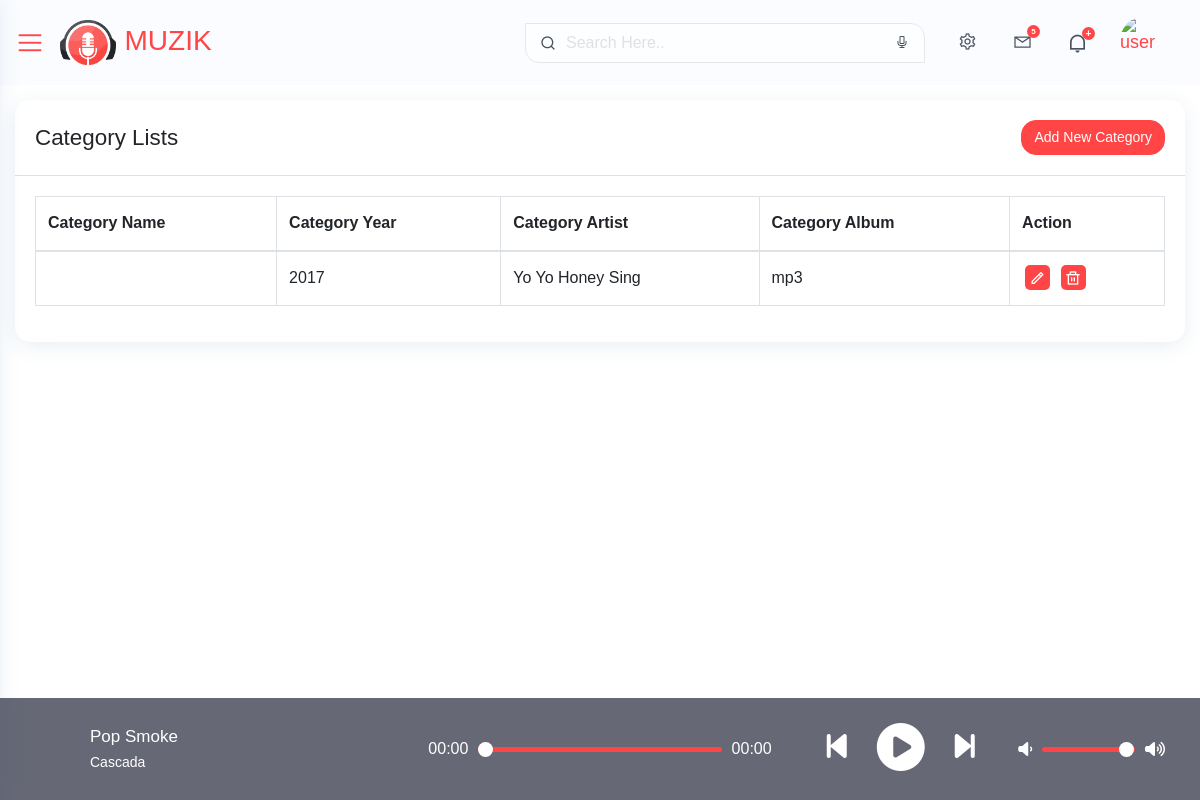
/admin-sound/admin-category.php, run on the app's committed database.
### tables this page shows
CREATE TABLE `categories` (
  `c_id` int(11) NOT NULL,
  `c_name` varchar(255) NOT NULL,
  `c_year` varchar(255) NOT NULL,
  `c_artist` varchar(255) NOT NULL,
  `c_album` varchar(255) NOT NULL
);

### admin-sound/admin-category.php (the view, shortened to what this page needs)
<?php
include("includes/header.php");
include("config.php");
?>
<link rel="stylesheet" href="css/dataTables.bootstrap4.min.css">
   <div class="wrapper">
      <div class="iq-top-navbar">
         <div class="iq-navbar-custom">
            <nav class="navbar navbar-expand-lg navbar-light p-0">
               <div class="iq-menu-bt d-flex align-items-center">
                  <div class="wrapper-menu">
                     <div class="main-circle"><i class="las la-bars"></i></div>
                  </div>
                  <div class="iq-navbar-logo d-flex justify-content-between">
                     <a href="index.php" class="header-logo">
                        <img src="images/logo.png" class="img-fluid rounded-normal" alt="">
                        <div class="pt-2 pl-2 logo-title">
                           <span class="text-primary text-uppercase">Muzik</span>
                        </div>
                     </a>
                  </div>
               </div>
               <div class="collapse navbar-collapse" id="navbarSupportedContent">
                  <ul class="navbar-nav ml-auto navbar-list">
                     <li class="nav-item nav-icon">
                        <div class="iq-search-bar">
                           <form action="#" class="searchbox">
                              <input type="text" class="text search-input" placeholder="Search Here..">
                              <a class="search-link" href="#"><i class="ri-search-line text-black"></i></a>
                              <a class="search-audio" href="#"><i class="las la-microphone text-black"></i></a>
                           </form>
                        </div>
                     </li>
                     <li class="nav-item nav-icon">
                        <a href="#" class="search-toggle iq-waves-effect text-black rounded">
                           <i class="las la-cog"></i>
                        </a>
                     </li>
                     <li class="nav-item nav-icon">
                        <a href="#" class="search-toggle iq-waves-effect text-black rounded">
                           <i class="lar la-envelope"></i>
                           <span class="massage-icon dots badge badge-primary">5</span>
                        </a>
                     </li>
                     <li class="nav-item nav-icon">
                        <a href="#" class="search-toggle iq-waves-effect text-black rounded">
                           <i class="ri-notification-line block"></i>
                           <span class="notice-icon dots badge badge-primary">+</span>
                        </a>
                     </li>
                     <li class="line-height pt-3">
                        <a href="#" class="search-toggle iq-waves-effect d-flex align-items-center">
                           <img src="images/user/11.png" class="img-fluid rounded-circle" alt="user">
                        </a>
                     </li>
                  </ul>
               </div>
            </nav>
         </div>
      </div>
      <div id="content-page" class="content-page">
         <div class="container-fluid">
            <div class="row">
               <div class="col-sm-12">
                  <div class="iq-card">
                     <div class="iq-card-header d-flex justify-content-between">
                        <div class="iq-header-title">
                           <h4 class="card-title">Category Lists</h4>
                        </div>
                        <div class="iq-card-header-toolbar d-flex align-items-center">
                           <a href="admin-add-category.php" class="btn btn-primary">Add New Category</a>
                        </div>
                     </div>
                     <div class="iq-card-body">
                        <div class="table-responsive">
                           <table class="data-tables table table-striped table-bordered" style="width:100%">
                             <thead>
                                 <tr>
                                     <th>Category Name</th>
                                     <th>Category Year</th>
                                     <th>Category Artist</th>
                                     <th>Category Album</th>
                                     <th>Action</th>
                                 </tr>
                             </thead>
                             <tbody>
                              <?php
                              $fetch_cat = "SELECT * FROM categories";
                              $fetch_cat_result = mysqli_query($connection, $fetch_cat);
                              if(mysqli_num_rows($fetch_cat_result) > 0){
                                 while($row = mysqli_fetch_assoc($fetch_cat_result)){
                              ?>
                                 <tr>
                                     <td><?php echo $row['c_genre']?></td>
                                     <td><?php echo $row['c_year']?></td>
                                     <td><?php echo $row['c_artist']?></td>
                                     <td><?php echo $row['c_album']?></td>
                                     <td>
                                        <div class="flex align-items-center list-user-action">
                                          <a class="bg-primary" data-toggle="tooltip" data-placement="top" title="" data-original-title="Edit"  href="category-update.php?c-id=<?php echo $row["c_id"] ?>"><i class="ri-pencil-line"></i></a>
                                          <a class="bg-primary" data-toggle="tooltip" data-placement="top" title="" data-original-title="Trash" href="category-trash.php?c-id=<?php echo $row["c_id"] ?>"><i class="ri-delete-bin-line"></i></a>
                                       </div>
                                     </td>
                                 </tr>
                                 <?php
                                       }
                                    }
                                 ?>
                             </tbody>
                         </table>
                        </div>
                     </div>
                  </div>
               </div>
            </div>
         </div>
      </div>
   </div>
<footer class="iq-footer">
   <div class="container-fluid">
      <div class="row">
         <div class="col-sm-12">
            <div class="player row">
               <div class="details col-6 col-sm-4 col-md-4 col-lg-4">
                  <div class="track-art"></div>
                  <div>
                     <div class="track-name">Pop Smoke </div>
                     <div class="track-artist">Cascada</div>
                  </div>
               </div>
               <div class="slider_container slider_music col-sm-5 col-md-4 col-lg-4">
                  <div class="current-time">00:00</div>
                  <input type="range" min="1" max="100" value="0" class="seek_slider" onchange="seekTo()">
                  <div class="total-duration">00:00</div>
               </div>
               <div class="buttons col-6  col-sm-3 col-md-2  col-lg-2">
                  <div class="prev-track" onclick="prevTrack()"><i class="fa fa-step-backward fa-2x"></i></div>
                  <div class="playpause-track" onclick="playpauseTrack()"><i class="fa fa-play-circle fa-3x"></i></div>
                  <div class="next-track" onclick="nextTrack()"><i class="fa fa-step-forward fa-2x"></i></div>
               </div>
               <div class="slider_container sound col-sm-6 col-md-2  col-lg-2">
                  <i class="fa fa-volume-down"></i>
                  <input type="range" min="1" max="100" value="99" class="volume_slider" onchange="setVolume()">
                  <i class="fa fa-volume-up"></i>
               </div>
            </div>
         </div>
      </div>
   </div>
</footer>
</body>
</html>

### admin-sound/css/typography.css (style rules this page uses)
body { font-family: 'Poppins', sans-serif;font-weight: 400; font-style: normal; font-size: 16px; line-height: 1.8; padding: 0; margin: 0; color: var(--iq-body-text); background: var(--iq-body-bg); }
a, .btn { -webkit-transition: all 0.5s ease-out 0s; -moz-transition: all 0.5s ease-out 0s; -ms-transition: all 0.5s ease-out 0s; -o-transition: all 0.5s ease-out 0s; transition: all 0.5s ease-out 0s; }
a, button, input, btn { outline: medium none !important; }
a { color: var(--iq-primary); }
.rounded-circle { border-radius: 50% !important; }
h1, h2, h3, h4, h5, h6 { font-family: 'Poppins', sans-serif; font-weight: 500; margin: 0px; line-height: 1.5; color: var(--iq-title-text); }
h4 { font-size: 1.400em; }
.table-striped tbody tr:nth-of-type(odd) { background: var(--iq-body-bg); }
.rounded { border-radius: 15px!important; }
.rounded-normal { border-radius: 5px!important; }
.table td, .table th { vertical-align: middle; }
.bg-primary, .badge-primary { color: var(--iq-white); background: var(--iq-primary) !important; }
.text-primary { color: var(--iq-primary) !important; }
.text-black { color: var(--iq-black) !important; }
.line-height { line-height: normal !important; }
.iq-card { background: var(--iq-light-card); -webkit-border-radius: 15px; -moz-border-radius: 15px; border-radius: 15px; margin-bottom: 30px; border: none; -webkit-box-shadow: 0px 4px 20px 0px rgba(44, 101, 144, 0.1); box-shadow: 0px 4px 20px 0px rgba(44, 101, 144, 0.1); }
.iq-card-body { padding: 20px; }
.iq-card .iq-card-header { padding:20px; -ms-flex-align: center !important; align-items: center !important;border-bottom: 1px solid var(--iq-border-light); }
.iq-card .iq-card-header .iq-header-title { display: inline-block; align-self: center !important; }
.iq-card .iq-card-header .iq-header-title .card-title { margin-bottom: 0; }
.btn { font-size: 14px; border-radius: 15px; }
.btn-primary { background: var(--iq-primary); border-color: var(--iq-primary); }

### admin-sound/css/responsive.css (style rules this page uses)
@media (max-width:1699px) { .iq-search-bar .searchbox { width: 400px; } }
@media (max-width:1299px) { .iq-top-navbar .iq-navbar-custom .iq-menu-bt { display: block; } }
@media (max-width:1299px) { .content-page, body.sidebar-main .content-page { margin-left: 0; padding: 100px 0 100px; } }
@media (max-width:1299px) { .iq-top-navbar, body.sidebar-main .iq-top-navbar { width: auto; left: 0; right: 0; padding-left: 15px; } }
@media (max-width:1299px) { .iq-footer, body.sidebar-main .iq-footer { padding: 15px 10px; margin-left: 0; width: 100%; } }
@media (max-width:1299px) { .iq-navbar-logo { padding: 0; } }
@media (min-width:768px) { .track-artist { text-align: left; } }
@media (min-width:768px) { .track-art { text-align: left; } }
@media (min-width:768px) { .track-name { font-size: 17px } }

### admin-sound/css/variable.css (style rules this page uses)
:root { --iq-title-text: #222428; --iq-body-text:#4a525f; --iq-body-header:#FBFCFF; --iq-body-bg: #ffffff; --iq-primary: #ff4545; --iq-secondary: #a09e9e; --iq-success: #1ee2ac; --iq-warning: #ffdd31; --iq-danger: #ff7750; --iq-info: #00d0ff; --iq-dark: #01041b; --iq-light: #ccced2; --iq-white: #ffffff; --iq-black: #4a525f; --iq-gray: #c2c2c2; --iq-close: #ff4e4e; --iq-search: #b4a4ff; --iq-light-primary: #fcd9d8; --iq-light-secondary: #f1f2f1; --iq-light-success: #e1fff7; --iq-light-danger: #ffe4dc; --iq-light-warning: #fefaee; --iq-light-info: #f4f0ff; --iq-light-dark: #f0efef; --iq-light-close: #ffdbdb; --iq-light-menu: #9f8bf6; --iq-light-search: #5b43c7; --iq-light-hover: #b8b9bc; --iq-primary-hover: #fa3a3a; --iq-secondary-hover: #5b5959; --iq-success-hover: #0ce1a6; --iq-danger-hover: #f9663c; --iq-warning-hover: #ffdb23; --iq-info-hover: #03b6de; --iq-dark-hover: #00020f; --iq-border-light: #DFDFDF; --iq-border-danger: #ff9273; --iq-light-card: #ffffff; --iq-primary-rgb: 100, 114, 248; --iq-border-radius:0px 15px; --iq-bg-gray:#f8f8fd; --iq-hover:#ea0f0f; --iq-color1: #4e37b2; --iq-color2: #02d871; --iq-color3: #309cf3; --iq-color4: #ff00ff; --iq-color5: #fb1f4c; --iq-color6: #00ced1; --iq-color7: #f35f3b; --iq-color8: #fde117; --iq-color9: #ff0000; --iq-color10: #88028c; --iq-color11: #00d5ab; --iq-color12: #ce9252; --iq-color13: #f9ae02; --iq-color14: #1e7fe4; --iq-color15: #006400; --iq-color16: #fa7c04; --iq-color17: #81bf02; --iq-color18: #99a7ca; --iq-color19: #3d2a26; --iq-color20: #a0746b; }

### data on the page
categories: c_year "2017", c_artist "Yo Yo Honey Sing", c_album "mp3"
